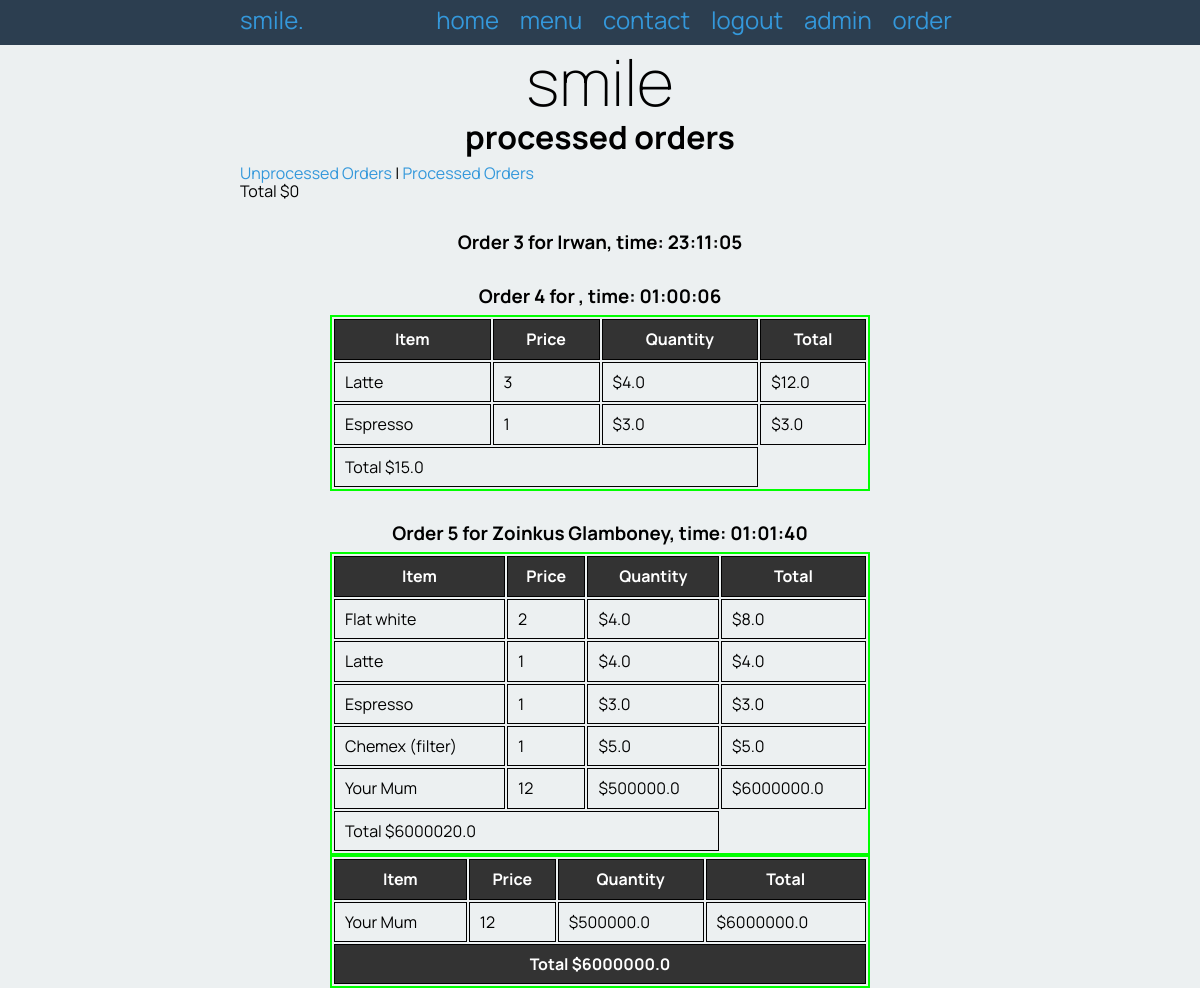
The page /process_orders/0 (signed in) on the database its author committed.
### tables this page shows
CREATE TABLE "order_contents"
(
    id         integer
        primary key autoincrement,
    order_id   integer,
    product_id integer,
    quantity   integer
);

CREATE TABLE "orders"
(
    id        integer
        primary key autoincrement,
    name      varchar(30),
    timestamp datetime,
    processed integer
);

CREATE TABLE "products"
(
    id          integer
        primary key autoincrement,
    name        varchar(30),
    description varchar(300),
    volume      char(6),
    image       varchar(30),
    price       float
, cat_id integer);

### app.py (the view)
@app.route('/process_orders/<processed>')
def process_orders(processed):
    label = "processed"
    if processed == "1":
        label = "un" + label
    print(label)
    processed = int(processed)
    all_orders = get_list("SELECT orders.id, orders.name, timestamp, products.name, quantity, price FROM orders "
                          "INNER JOIN order_contents ON orders.id = order_contents.order_id "
                          "INNER JOIN products on order_contents.product_id = products.id "
                          "WHERE processed = ?", (processed, ))
    print(all_orders)
    return render_template("orders.html", logged_in=is_logged_in(), orders=all_orders, label=label)

### app.py (called while the page is built)
def create_connection(db_file):
    try:
        connection = sqlite3.connect(db_file)
        return connection
    except Error as e:
        print(e)
    return None

def get_list(query, execute):
    con = create_connection(DATABASE)
    cur = con.cursor()
    cur.execute(query, execute)
    category_list = cur.fetchall()
    con.close()
    return category_list

def is_logged_in():
    if session.get("email") is None:
        print("not logged in")
        return False
    else:
        print(session.get("email"))
        print("logged in")
        return True

### templates/orders.html (shortened to what this page needs)
{% extends 'base.html' %}
{% block pageheading %}
{{ label }} orders
{% endblock %}
{% block main %}
    <p><a href="/process_orders/1">Unprocessed Orders</a> | <a href="/process_orders/0">Processed Orders</a></p>
    {% set control = namespace(last_id=-1) %}
    {% set control = namespace(total=0) %}
    {% for order in orders %}
        {% if order[0] != control.last_id %}
            {% if control.last_id != -1 %}
                <tr>
                    <td colspan="3">Total ${{ control.total }}</td>
                </tr>
                {% set control.total = 0 %}
            {% endif %}
    <h3>
        Order {{ order[0] }} for {{ order[1] }}, time: {{ order[2] }}
    </h3>
    {% set control.last_id = order[0] %}
    <table class="{{ label }}">
        <tr>
            <th>Item</th>
            <th class="number">Price</th>
            <th class="number">Quantity</th>
            <th class="number">Total</th>
        </tr>
        {% endif %}
        <tr>
            <td>{{ order[3] }}</td>
            <td>{{ order[4] }}</td>
            <td>${{ order[5] }}</td>
            <td>${{ order[4] * order[5] }}</td>
            {% set control.total = control.total + order[4] * order[5] %}
        </tr>
{% endfor %}
        <tr>
            <th colspan="4">Total ${{ control.total }}</th>
        </tr>
    </table>
{% endblock %}

### static/smile.css (style rules this page uses)
* { font-family: 'Manrope', sans-serif; padding: 0; margin: 0; box-sizing: border-box; }
body { background-color: rgba(236, 240, 241, 1.0); }
h3, h4 { text-align: center; margin: 2rem 0 0.5rem 0; }
a, a:visited { color: rgba(52, 152, 219, 1.0); text-decoration: none; }
table { width: 75%; margin: auto; border: 2px solid black; }
td, th { border: 1px solid black; padding: 10px; border-collapse: collapse; }
.processed { border-color: #00ff00; }
th { background-color: #333; color: #fff; }

### rows shown on the page
order_contents: total "0", order "3", name "Irwan", timestamp "23:11:05", name "Latte", quantity "3", price "4.0", order[4]*order[5] "12.0"
order_contents: name "Espresso", quantity "1", price "3.0", order[4]*order[5] "3.0"
order_contents: total "15.0", order "4", timestamp "01:00:06", name "Flat white", quantity "2", price "4.0", order[4]*order[5] "8.0"
order_contents: name "Latte", quantity "1", price "4.0", order[4]*order[5] "4.0"
order_contents: name "Espresso", quantity "1", price "3.0", order[4]*order[5] "3.0"
order_contents: name "Chemex (filter)", quantity "1", price "5.0", order[4]*order[5] "5.0"
order_contents: name "Your Mum", quantity "12", price "500000.0", order[4]*order[5] "6000000.0"
order_contents: total "6000020.0", order "5", name "Zoinkus Glamboney", timestamp "01:01:40", name "Your Mum", quantity "12", price "500000.0", order[4]*order[5] "6000000.0"

### other values the page prints
{{ label }} "processed"
{{ control.total }} "6000000.0"
